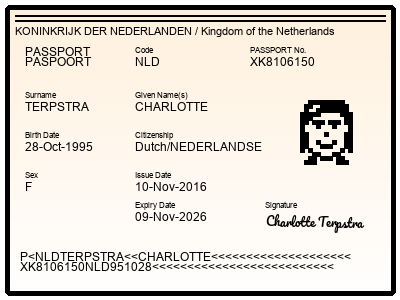
#> input picture data/passport.png, 400 x 300 px
$ python -i test_signature.py   (imports and definitions only)
#> lines starting #> are read from the running program, lines starting #| are printed output that depends on the picture; after the words box and inside, x2 and y2 are one past the last pixel; in counts of white or black regions, pixels touching at a corner belong together
import os
import fitz  # PyMuPDF for PDF handling
import cv2
import numpy as np
from PIL import Image
import tempfile

# [69 lines left out: functions crop_png_signature, extract_signature_from_pdf, not called in this run]

def extract_signature_from_png_cv(png_path, output_path):
    """
    Extract signature from a PNG image using image processing techniques.
    This uses contour detection to identify the signature area.
    """
#> called with png_path = 'data/passport.png', output_path = 'out.png'
    # Read the image
    image = cv2.imread(png_path)
#> image is the input picture: shape (300, 400, 3); mean B, G, R 207.6, 215.6, 222.1
    if image is None:
        print(f"Error: Could not open or find the image: {png_path}")
        return False

    # Convert to grayscale
    gray = cv2.cvtColor(image, cv2.COLOR_BGR2GRAY)

    # Apply threshold to get binary image
    _, binary = cv2.threshold(gray, 200, 255, cv2.THRESH_BINARY_INV)
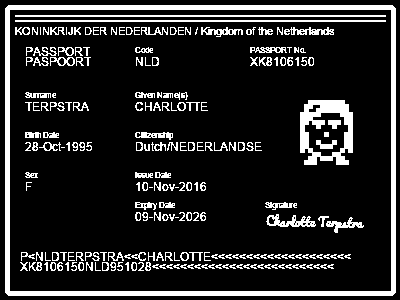
#> binary: shape (300, 400); 14.9% white; 220 white regions (65 under 20 px), largest, box (x1, y1, x2, y2) and area: (5, 5, 396, 296) 6696, (300, 100, 353, 165) 1703, (15, 15, 386, 17) 742

    # Find contours
    contours, _ = cv2.findContours(binary, cv2.RETR_EXTERNAL, cv2.CHAIN_APPROX_SIMPLE)
#> contours = 1 item

    if not contours:
        print("No signature contours found.")
        return False

    # Find the largest contour (assuming it's the signature)
    largest_contour = max(contours, key=cv2.contourArea)
#> largest_contour = [[8, 5], [5, 8], [5, 292], [8, 295], [392, 295], [395, 292], [395, 8], [392, 5]]

    # Get bounding rectangle
    x, y, w, h = cv2.boundingRect(largest_contour)
#> x = 5; y = 5; w = 391; h = 291

    # Add some padding
    padding = 10
    x = max(0, x - padding)
#> x = 0
    y = max(0, y - padding)
#> y = 0
    w = min(image.shape[1] - x, w + 2 * padding)
#> w = 400
    h = min(image.shape[0] - y, h + 2 * padding)
#> h = 300

    # Crop the signature
    signature = image[y:y+h, x:x+w]

    # Save the cropped signature
    cv2.imwrite(output_path, signature)
    print(f"PDF signature extracted and saved to {output_path}")
    return True

# [20 lines left out: function main, not called in this run]

    # print("Done! Extracted signatures saved in the 'extracted_signatures' folder")

    ###################################################################################
    # Add - Ask OpenAI API to give in a scale from 1 to 100 how similar the images are and if above a threshold we accept it.
    ###################################################################################

# [2 lines not run here, left out]

>>> result = extract_signature_from_png_cv('data/passport.png', 'out.png')
